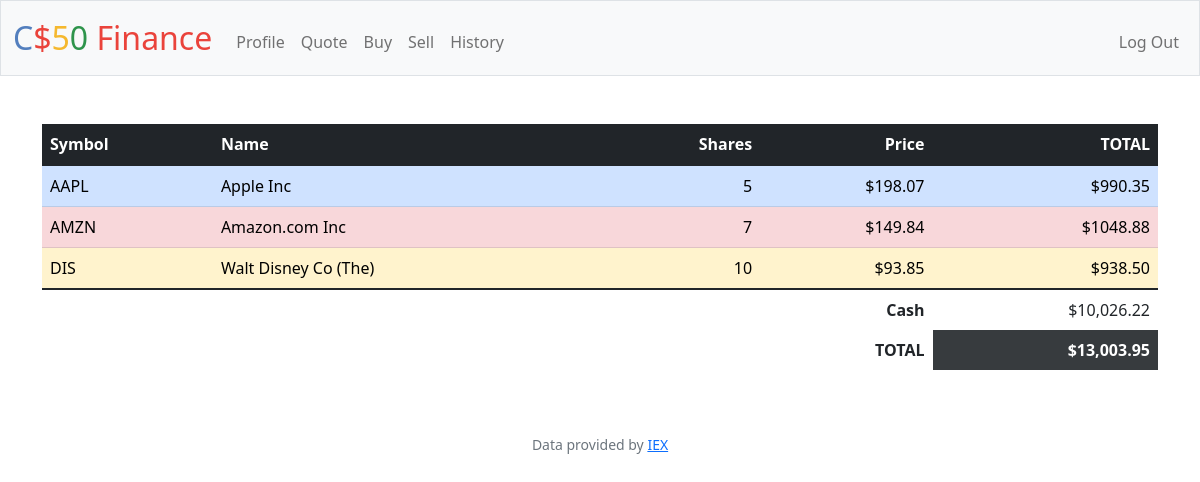
Before: / (signed in) with the older database file.
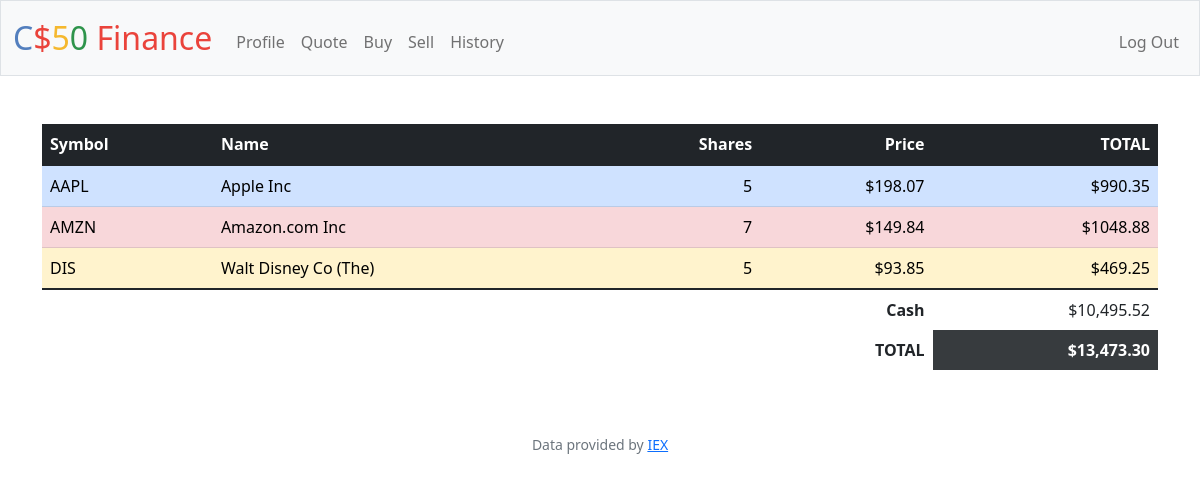
After: the same page with the newer database file.
### tables this page shows
CREATE TABLE transactions (
id INTEGER PRIMARY KEY AUTOINCREMENT,
user_id INTEGER,
name TEXT,
symbol TEXT,
shares INTEGER,
price REAL,
type CHARACTER,
timestamp DATETIME,
FOREIGN KEY (user_id) REFERENCES users (id)
);

### app.py (the view)
@app.route("/")
@login_required
def index():
    user_id = session["user_id"]
    rows = db.execute("SELECT username, cash FROM users WHERE id = ?", (user_id,))
    cash = (rows[0]["cash"]) if rows else None
    transactions = db.execute("SELECT symbol, name, shares, price, timestamp, shares * price AS total FROM transactions WHERE user_id = ? GROUP BY symbol", user_id)
    total_rows = db.execute("SELECT SUM(shares * price) AS overall_total FROM transactions WHERE user_id = ?", user_id)
    overall_total = float(total_rows[0]['overall_total']) if total_rows and total_rows[0]['overall_total'] is not None else 0
    total = overall_total + float(cash)
    cash = usd(cash)
    total = usd(total)
    return render_template("index.html", cash = cash, transactions = transactions, total = total)

### app.py (called while the page is built)
@app.after_request
def after_request(response):
    response.headers["Cache-Control"] = "no-cache, no-store, must-revalidate"
    response.headers["Expires"] = 0
    response.headers["Pragma"] = "no-cache"
    return response

### helpers.py (called while the page is built)
def login_required(f):
    @wraps(f)
    def decorated_function(*args, **kwargs):
        if session.get("user_id") is None:
            return redirect("/login")
        return f(*args, **kwargs)
    return decorated_function

def usd(value):
    return f"${value:,.2f}"

### templates/index.html (shortened to what this page needs)
{% extends "layout.html" %}
{% block main %}
<div class="container">
    <div class="table-responsive">
        <table class="table Table-borderless table-hover">
            <thead class="table-dark">
                <tr>
                    <th class="text-start">Symbol</th>
                    <th class="text-start">Name</th>
                    <th class="text-end">Shares</th>
                    <th class="text-end">Price</th>
                    <th class="text-end">TOTAL</th>
                </tr>
            </thead>
            <tbody class="table-group-divider">
                {% for transaction in transactions %}
                {% set row_classes = ['table-primary', 'table-danger', 'table-warning', 'table-success'] %}
                <tr class="{{ row_classes[loop.index0 % 4] }}">
                    <td class="text-start">{{ transaction.symbol }}</td>
                    <td class="text-start">{{ transaction.name }}</td>
                    <td class="text-end">{{ transaction.shares }}</td>
                    <td class="text-end">${{ transaction.price }}</td>
                    <td class="text-end">${{ '%.2f'|format(transaction.total) }}</td>
                </tr>
                {% endfor %}
            </tbody>
            <tfoot>
                <tr>
                    <td class="border-0 fw-bold text-end" colspan="4">Cash</td>
                    <td class="border-0 text-end">{{ cash }}</td>
                </tr>
                <tr>
                    <td class="border-0 fw-bold text-end" colspan="4">TOTAL</td>
                    <td class="table-dark table-active border-0 fw-bold text-end">{{ total }}</td>
                </tr>
            </tfoot>
        </table>
    </div>
</div>
{% endblock %}

### templates/layout.html (shortened to what this page needs)
<!DOCTYPE html>
<html lang="en">
    <head>
        <link href="https://cdn.jsdelivr.net/npm/bootstrap@5.1.3/dist/css/bootstrap.min.css"
 rel="stylesheet">
        <link href="/static/styles.css" rel="stylesheet">
    </head>
    <body>
        <nav class="bg-light border navbar navbar-expand-md navbar-light">
            <div class="container-fluid">
                <a class="navbar-brand" href="/"><span class="blue">C</span><span class="red">$</span><span
                        class="yellow">5</span><span class="green">0</span> <span class="red">Finance</span></a>
                <div class="collapse navbar-collapse" id="navbar">
                    {% if session["user_id"] %}
                    <ul class="navbar-nav me-auto mt-2">
                        <li class="nav-item"><a class="nav-link" href="/profile">Profile</a></li>
                        <li class="nav-item"><a class="nav-link" href="/quote">Quote</a></li>
                        <li class="nav-item"><a class="nav-link" href="/buy">Buy</a></li>
                        <li class="nav-item"><a class="nav-link" href="/sell">Sell</a></li>
                        <li class="nav-item"><a class="nav-link" href="/history">History</a></li>
                    </ul>
                    <ul class="navbar-nav ms-auto mt-2">
                        <li class="nav-item"><a class="nav-link" href="/logout">Log Out</a></li>
                    </ul>
                    {% else %}
                    <ul class="navbar-nav ms-auto mt-2">
                        <li class="nav-item"><a class="nav-link" href="/register">Register</a></li>
                        <li class="nav-item"><a class="nav-link" href="/login">Log In</a></li>
                    </ul>
                    {% endif %}
                </div>
            </div>
        </nav>
        <main class="container-fluid py-5 text-center">
            {% block main %}{% endblock %}
        </main>
        <footer class="mb-5 small text-center text-muted">
            Data provided by <a href="https://iexcloud.io/">IEX</a>
        </footer>
    </body>
</html>

### static/styles.css (style rules this page uses)
nav .navbar-brand { font-size: xx-large; }
nav .navbar-brand .blue { color: #537fbe; }
nav .navbar-brand .red { color: #ea433b; }
nav .navbar-brand .yellow { color: #f5b82e; }
nav .navbar-brand .green { color: #2e944b; }

Changed rows visible on the page:
changed transactions "DIS": shares "10" → "5"; total "938.50" → "469.25"
Other visible differences:
{{ cash }}: "$10,026.22" → "$10,495.52"
{{ total }}: "$13,003.95" → "$13,473.30"
